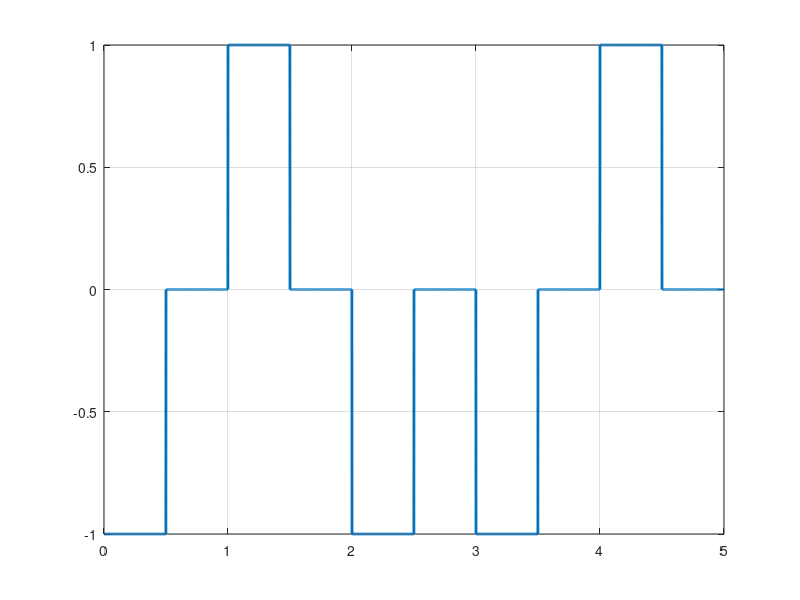

Here is the MATLAB script that generated this plot:
%modulation
  %bits = input('Enter the bits : ');
  bits = [0 1 0 0 1 ];
  bitrate = 1;
  n = 1000;
  N = n * length(bits);
  T = length(bits) / bitrate;
  dt = T / N;
  t = 0 : dt : T;
  x = zeros(1, length(t));

  for i = 1 : length(bits)
    if bits(i) == 1
      x((i - 1) * n + 1 : (i - 1) * n + (n / 2)) = 1;
      x((i - 1) * n + (n / 2) + 1 : i * n) = 0;
    else
      x((i - 1) * n + 1 : (i - 1) * n + (n / 2)) = -1;
      x((i - 1) * n + (n / 2) + 1 : i * n) = 0;
    endif
  end

  plot(t, x, 'Linewidth', 2);
  grid on;

%demodulation
  dem = zeros(1, int16(length(x) / n));
  for i = 1 : length(x) / n
    if x((i - 1) * n + 1) == 1
      dem(i) = 1;
    else
      dem(i) = 0;
    endif
  endfor
  display(dem);

